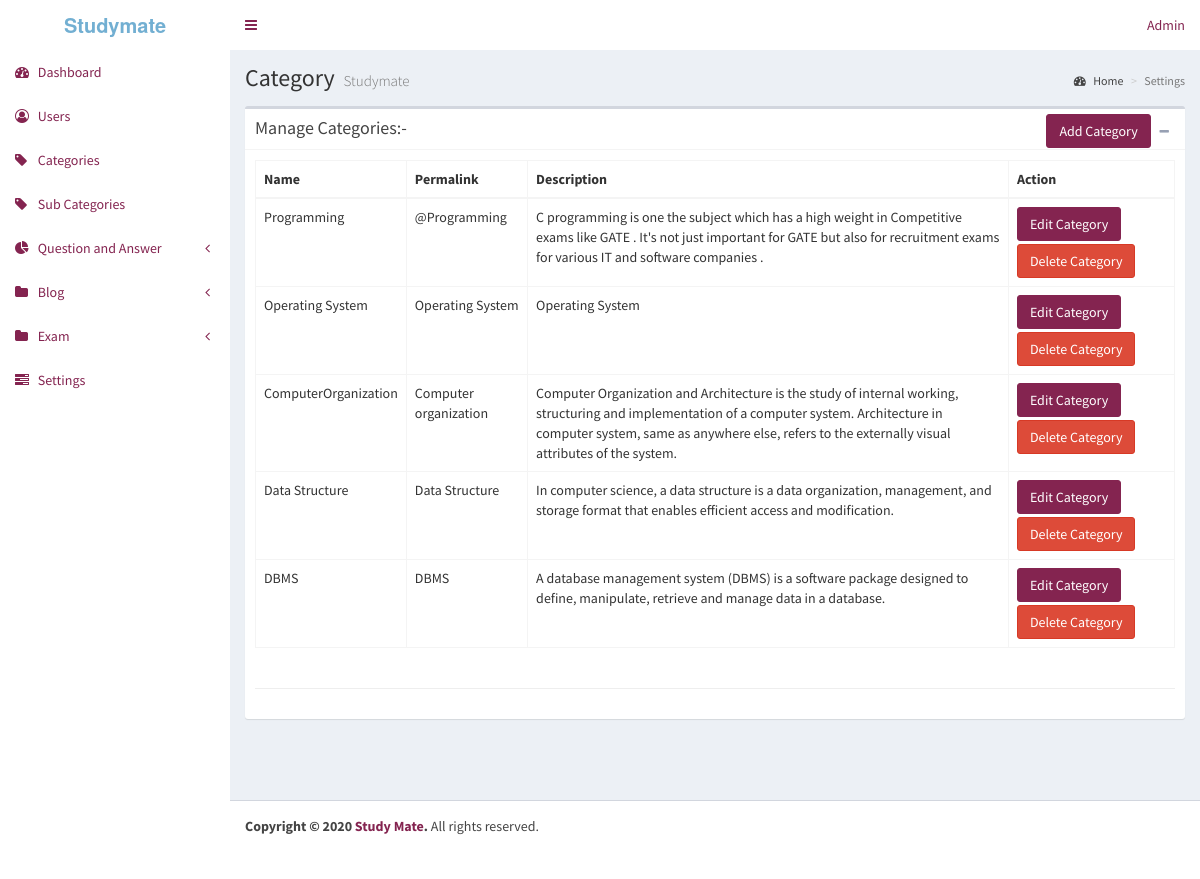
Page /index.php/admin/categories on the committed database.
### tables this page shows
CREATE TABLE `sitesettings` (
  `siteName` varchar(100) NOT NULL,
  `tags` varchar(100) NOT NULL,
  `description` varchar(150) NOT NULL,
  `logo` varchar(40) NOT NULL,
  `favicon` varchar(40) NOT NULL,
  `facebookLink` varchar(40) NOT NULL,
  `googleLink` varchar(40) NOT NULL,
  `twitterLink` varchar(200) NOT NULL,
  `dribbleLink` varchar(200) NOT NULL,
  `imgurClientId` varchar(200) NOT NULL,
  `bannerAd` text NOT NULL,
  `sidebarAd` text NOT NULL,
  `fbAppId` varchar(50) NOT NULL,
  `fbAppSecet` varchar(50) NOT NULL,
  `googleAppId` varchar(150) NOT NULL,
  `smtpUsername` varchar(200) NOT NULL,
  `smtpPassword` varchar(200) NOT NULL,
  `googleAppSecret` varchar(100) NOT NULL,
  `googleAnalyticsCode` text NOT NULL,
  `adminApproveQuestions` tinyint(1) NOT NULL,
  `bannerAdEnable` tinyint(4) NOT NULL,
  `sidebarAdEnable` tinyint(4) NOT NULL
);

CREATE TABLE `categories` (
  `catid` int(11) NOT NULL,
  `name` varchar(50) NOT NULL,
  `permalink` varchar(50) NOT NULL,
  `description` text NOT NULL,
  `status` int(11) NOT NULL,
  `on` datetime NOT NULL DEFAULT current_timestamp()
);

### application/controllers/Admin.php (called while the page is built, shortened)
<?php
class Admin extends CI_Controller
{
	public function categories()
	{
		$categories=$this->App_model->getData('categories',$resultType="all_array",$arg=['select'=>['COUNT(questions.qid) as totalPosts','categories.name as catname','categories.permalink','categories.description','categories.catid'],'group'=>['col'=>'categories.catid'],'join'=>['table'=>'questions','query'=>'categories.catid=questions.catid','type'=>'left'],'order'=>['col'=>'totalPosts','type'=>'desc']]);
		$totalCategories=$this->App_model->getData('categories',$resultType="count",$arg=['where'=>['status'=>1]]);
		$data=$this->SiteModel->getSiteData();
		$data['title']="Categories";
		$data['totalCategories']=$totalCategories;
		$data['fetchedCategories']=count($categories);
		$data['categories']=$categories;
		$this->load->view('admin/categories',$data);
	}
}

### index.php (called while the page is built, shortened)
<?php
require_once BASEPATH.'core/CodeIgniter.php';

### application/models/App_model.php (called while the page is built, shortened)
<?php
class App_model extends CI_Model
{
	public function getData($table,$resultType="all_array",$arg=[])
	{
		if (isset($arg['select'])) {
			$this->db->select($arg['select']);
		}
		if (isset($arg['where'])) {
			$this->db->where($arg['where']);
		}
		if (isset($arg['order'])) {
			$this->db->order_by($arg['order']['col'],$arg['order']['type']);
		}
		if (isset($arg['group'])) {
			$this->db->group_by($arg['group']['col']);}
		if (isset($arg['join'])) {
			$this->db->join($arg['join']['table'], $arg['join']['query'], $arg['join']['type']);
		}
		$return = NULL;
		if ($resultType=="all_array") {
			$return=$this->db->get($table)->result_array();
		} else if ($resultType=="row_array") {
			$return=$this->db->get($table)->row_array();
		} else {
			$return=$this->db->count_all_results($table);
		}
		return $return;
	}
}

### application/models/SiteModel.php (called while the page is built, shortened)
<?php
class SiteModel extends CI_Model
{
	function getSiteData()
	{
		$siteSettings=$this->App_model->getData('siteSettings',$resultType="row_array",$arg=[]);
		$totalQuestions=$this->App_model->getData('questions',$resultType="count_array",$arg=[]);
		$totalUsers=$this->App_model->getData('users',$resultType="count_array",$arg=[]);
		$totalAnswers=$this->App_model->getData('awnsers',$resultType="count_array",$arg=[]);
		$totalVotedAnswers=$this->App_model->getData('awnsers',$resultType="count_array",$arg=['where'=>['votes >'=>0]]);
		$stats=['totalQuestions'=>$totalQuestions,'totalAnswers'=>$totalAnswers,'totalVotedAnswers'=>$totalVotedAnswers,'totalUsers'=>$totalUsers];
		return ['stats'=>$stats,'siteSettings'=>$siteSettings,'notifications'=>$this->getNotifcationsHeader()];
	}
	function getNotifcationsHeader()
	{
		$notifications=[];
		return $notifications;
	}
}

### application/views/admin/categories.php (the view, shortened to what this page needs)
<?php
$this->load->view('admin/includes/head');?>
<link rel="stylesheet" href="<?php echo base_url()."plugins/tags/jquery.tagsinput.css"?>">
<link rel="stylesheet" href="<?php echo base_url()."admincss/bower_components/datatables.net/css/dataTables.bootstrap.min.css"?>">
<link rel="stylesheet" href="https://cdnjs.cloudflare.com/ajax/libs/jquery-confirm/3.3.2/jquery-confirm.min.css">
<?php
$this->load->view('admin/includes/header');
?>
	<div class="content-wrapper">
    <section class="content-header">
		<h1>
        Category
        <small>Studymate</small>
		</h1>
		<ol class="breadcrumb">
			<li><a href="<?php echo base_url()."admin"?>"><i class="fa fa-dashboard"></i> Home</a></li>
			<li class="active">Settings</li>
		</ol>
    </section>
    <section class="content">
		<div class="box box-default">
			<div class="box-header with-border">
			<h3 class="box-title">Manage Categories:- </h3>
				<div class="box-tools pull-right">
					<button type="button" class="btn btn-primary addcatbtn" id="addcatbtn">Add Category</button>
					<button type="button" class="btn btn-box-tool" data-widget="collapse"><i class="fa fa-minus"></i></button>
				</div>
			</div>
			<div class="box-body">
			  <div class="row">
				<div class="col-md-12">
					<div class="table-responsive">
						<table class="table table-bordered table-hover">
							<thead>
								<tr>
									<th>Name</th>
									<th>Permalink</th>
									<th>Description</th>
									<th>Action</th>
								</tr>
							</thead>
							<tbody>
							<?php
							if (count($categories)>0) {
							foreach($categories as $index=>$value){?>
								<tr id="<?php echo "categroy-".$value['catid'];?>">
									<td><?php echo $value['catname'];?></td>
									<td><?php echo $value['permalink'];?></td>
									<td><?php echo $value['description'];?></td>
									<td>
									<button data-catid="<?php echo $value['catid'];?>" type="button" class="editCat btn btn-primary">Edit  Category</button>
									<button data-catid="<?php echo $value['catid'];?>"  type="button" class="btn deleteCat btn-danger" style="margin-top: 3px">Delete Category</button>
									</td>
								</tr>
							<?php }
							} else {?>
							<td colspan='6' class="text-center">No record found</td>
							<?php } ?>
							</tbody>
						</table>
					</div>
					<hr>
				</div>
			</div>
		</div>
	</div>
	</section>
	</div>
</div>
</body>
</html>

### application/views/admin/includes/header.php (shortened to what this page needs)
</head>
<body class="hold-transition skin-blue sidebar-mini">
<div class="wrapper">
  <header class="main-header">
    <a href="<?php echo base_url()."admin"?>" class="logo">
      <span class="logo-lg"><b><?php echo $siteSettings['siteName'];?></b></span>
    </a>
    <nav class="navbar navbar-static-top">
      <a href="#" class="sidebar-toggle" data-toggle="push-menu" role="button">
      </a>
      <div class="navbar-custom-menu">
        <ul class="nav navbar-nav">
			<li class="dropdown user user-menu">
            <a href="#" class="dropdown-toggle" data-toggle="dropdown">
				<span class="hidden-xs">Admin</span>
            </a>
          </li>
        </ul>
      </div>
    </nav>
  </header>

### rows in the picture
sitesettings: siteName "Studymate"
categories: name "Programming", permalink "@Programming", description "C programming is one the subject which has a high weight in Competitive exams like GATE . It's not just important for GATE but also for recruitment exams for various IT and software companies ."
categories: name "Operating System", permalink "Operating System", description "Operating System"
categories: name "ComputerOrganization", permalink "Computer organization", description "Computer Organization and Architecture is the study of internal working, structuring and implementation of a computer system. Architecture in computer system, same as anywhere else, refers to the externally visual attributes of the system."
categories: name "Data Structure", permalink "Data Structure", description "In computer science, a data structure is a data organization, management, and storage format that enables efficient access and modification."
categories: name "DBMS", permalink "DBMS", description "A database management system (DBMS) is a software package designed to define, manipulate, retrieve and manage data in a database."
